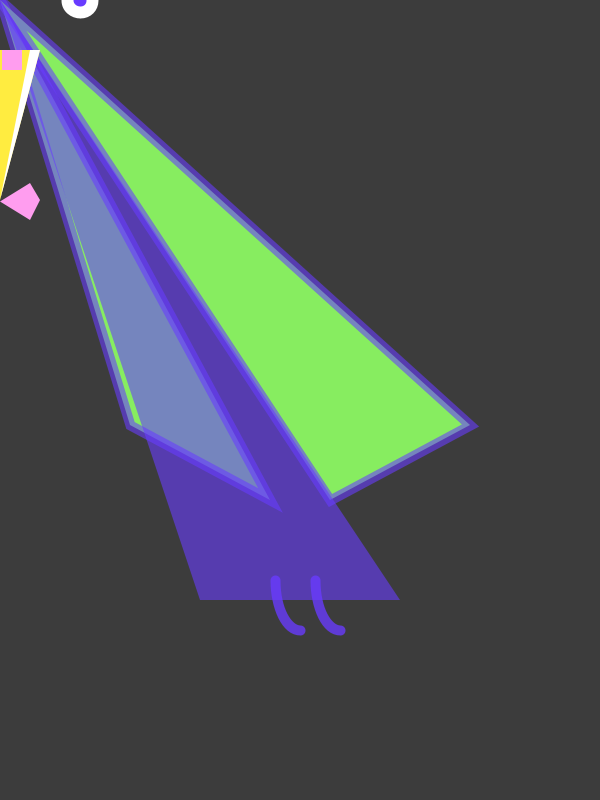
Frame 1 (no input)
Frame 60 (the mouse pressed at the canvas centre just before this capture): identical to frame 1, image omitted
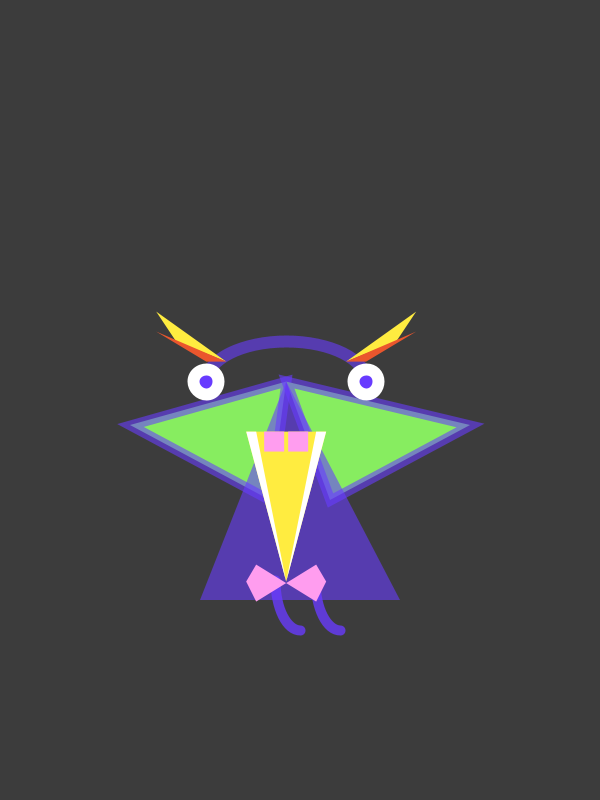
Frame 120 (the mouse held since frame 60 and released just before this capture)

The Processing sketch that drew these frames (run headless with seeded random() and noise(); from frame 60 on, the mouse is pressed at the canvas centre):

// Processing sketch: processing_159537
// ── processing_159537.pde

//reference Easing http://processing.org/examples/easing.html
float x;
float y;
float a = 0.05;

void setup() {
  size(600, 800); 
  smooth();
}

void draw() { 
  background(60);
  
  float targetX = mouseX;
  float dx = targetX - x;
  if(abs(dx) > 1) {
    x += dx * a;
  }
  
  float targetY = mouseY;
  float dy = targetY - y;
  if(abs(dy) > 1) {
    y += dy * a;
  }
  
//body green 
  stroke(104,59,255,150);
  strokeWeight(10);
  fill(135, 237, 96);
  triangle(x, y, 270, 500, 130, 425);
  triangle(x, y, 330, 500, 470, 425);
  
//body purple
  noStroke();
  fill(104, 59, 255, 150);
  triangle(x, y, 200, 600, 400, 600);
  
//feet
  stroke(104, 59, 255, 200);
  strokeWeight(10);
  noFill();
  arc(300, 580, 50, 100, HALF_PI, PI);
  arc(340, 580, 50, 100, HALF_PI, PI);
  noStroke();
  fill(135, 237, 96);

//eye arc
  stroke(104,59,255, 150);
  strokeWeight(12);
  noFill();
  arc(x, y, 160, 80, PI, TWO_PI);
  
//eyeballs
  stroke(255);
  fill(104, 59, 255);
  ellipse(x - 80, y, 25, 25);
  ellipse(x + 80, y, 25, 25);
  
//eyebrows
  noStroke();
  fill(255, 236, 64);
  triangle(x - 60, y - 20, x - 110, y - 40, x - 130, y - 70);
  triangle(x + 60, y - 20, x + 110, y - 40, x + 130, y - 70);
  fill(234, 86, 45);
  triangle(x - 60, y - 20, x - 80, y - 20, x - 130, y - 50);
  triangle(x + 60, y - 20, x + 80, y - 20, x + 130, y - 50);
  
//mouth
  fill(255, 236, 64);
  triangle(x - 40, y + 50, x + 40, y + 50, x, y + 200);
  fill(255);
  triangle(x - 40, y + 50, x - 30, y + 50, x, y + 200);
  triangle(x + 40, y + 50, x + 30, y + 50, x, y + 200);
  
//teeth
  fill(255, 157, 239);
  rect(x - 22, y + 50, 20, 20);
  rect(x + 2, y + 50, 20, 20);
  
//bow
  beginShape();
  vertex(x - 30, y + 183);
  vertex(x - 40, y + 200);
  vertex(x - 30, y + 220);
  vertex(x + 30, y + 183);
  vertex(x + 40, y + 200);
  vertex(x + 30, y + 220);
  vertex(x - 30, y + 183);
  endShape();

}
